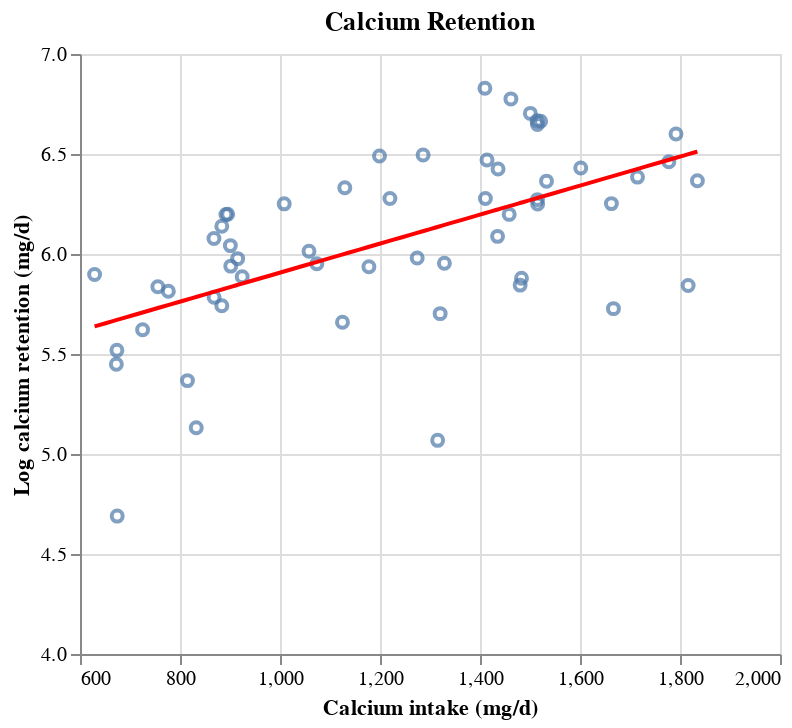

Write notebook code for a chart like this one.
### Markdown cell above
## The log transformation
One of the most important transformations is the **log transformation**, that is often used to reduce skewness of a variable.  For more information, see [Log-transformation and its implications for data analysis (2014)](https://www.ncbi.nlm.nih.gov/pmc/articles/PMC4120293/).

### Example 2.13 Calcium retention with logarithms

### Code cell
(ips:plot
 (vega:defplot calcium-retention-linear-fit
   `(:title "Calcium Retention"
     :data (:values ,calcium-retention)
     :width 350
     :layer #((:mark :point
               :encoding (:x (:field :caintake  :type "quantitative" :title "Calcium intake (mg/d)" :scale (domain #(600 2000)))
                          :y (:field :logret :type "quantitative" :title "Log calcium retention (mg/d)" :scale (domain #(4 7)))))
              ,(sctplt:fit-line calcium-retention:caintake calcium-retention:logret)))))

### Figure 1 — Vega-Lite specification as saved in the notebook (floating-point values rounded to 4 significant figures)
{"$schema": "https://vega.github.io/schema/vega-lite/v5.json", "data": {"values": [{"caintake": 1835.0, "caretention": 581.7, "logret": 6.366}, {"caintake": 1816.0, "caretention": 344.6, "logret": 5.842}, {"caintake": 1792, "caretention": 735.1, "logret": 6.6}, {"caintake": 1778.0, "caretention": 640, "logret": 6.461}, {"caintake": 1715, "caretention": 592.6, "logret": 6.385}, {"caintake": 1667.0, "caretention": 307, "logret": 5.727}, {"caintake": 1663.0, "caretention": 519, "logret": 6.252}, {"caintake": 1602.0, "caretention": 620, "logret": 6.43}, {"caintake": 1533, "caretention": 580.7, "logret": 6.364}, {"caintake": 1521.0, "caretention": 783.7, "logret": 6.664}, {"caintake": 1515.0, "caretention": 518, "logret": 6.25}, {"caintake": 1515.0, "caretention": 529.5, "logret": 6.272}, {"caintake": 1515.0, "caretention": 770.6, "logret": 6.647}, {"caintake": 1514, "caretention": 785.2, "logret": 6.666}, {"caintake": 1501.0, "caretention": 814.9, "logret": 6.703}, {"caintake": 1483, "caretention": 357.5, "logret": 5.879}, {"caintake": 1480.0, "caretention": 345.3, "logret": 5.844}, {"caintake": 1462.0, "caretention": 876.1, "logret": 6.775}, {"caintake": 1458.0, "caretention": 491.8, "logret": 6.198}, {"caintake": 1436.0, "caretention": 617, "logret": 6.425}, {"caintake": 1435.0, "caretention": 440.6, "logret": 6.088}, {"caintake": 1414, "caretention": 645.7, "logret": 6.47}, {"caintake": 1411.0, "caretention": 532.4, "logret": 6.277}, {"caintake": 1410.0, "caretention": 924.1, "logret": 6.829}, {"caintake": 1329.0, "caretention": 385.1, "logret": 5.954}, {"caintake": 1320.0, "caretention": 299.4, "logret": 5.702}, {"caintake": 1315.0, "caretention": 158.9, "logret": 5.068}, {"caintake": 1286.0, "caretention": 661.8, "logret": 6.495}, {"caintake": 1274.0, "caretention": 395.5, "logret": 5.98}, {"caintake": 1220.0, "caretention": 532.6, "logret": 6.278}, {"caintake": 1199, "caretention": 658.6, "logret": 6.49}, {"caintake": 1178.0, "caretention": 378.4, "logret": 5.936}, {"caintake": 1130.0, "caretention": 561.9, "logret": 6.331}, {"caintake": 1125.0, "caretention": 286.7, "logret": 5.658}, {"caintake": 1074.0, "caretention": 384.2, "logret": 5.951}, {"caintake": 1058, "caretention": 408.9, "logret": 6.013}, {"caintake": 1008.0, "caretention": 518.4, "logret": 6.251}, {"caintake": 924.4, "caretention": 360.2, "logret": 5.887}, {"caintake": 915.3, "caretention": 394.2, "logret": 5.977}, {"caintake": 901.5, "caretention": 379.7, "logret": 5.939}, {"caintake": 900.7, "caretention": 420.7, "logret": 6.042}, {"caintake": 895.4, "caretention": 492, "logret": 6.198}, {"caintake": 891.8, "caretention": 491.4, "logret": 6.197}, {"caintake": 883.6, "caretention": 311.4, "logret": 5.741}, {"caintake": 883.6, "caretention": 463.4, "logret": 6.139}, {"caintake": 868.2, "caretention": 325, "logret": 5.784}, {"caintake": 867.9, "caretention": 435.9, "logret": 6.077}, {"caintake": 832.5, "caretention": 169.3, "logret": 5.132}, {"caintake": 814.9, "caretention": 214.2, "logret": 5.367}, {"caintake": 776.7, "caretention": 334.8, "logret": 5.814}, {"caintake": 755.7, "caretention": 342.6, "logret": 5.837}, {"caintake": 725.2, "caretention": 276.2, "logret": 5.621}, {"caintake": 674.4, "caretention": 108.8, "logret": 4.69}, {"caintake": 673.8, "caretention": 249.2, "logret": 5.518}, {"caintake": 672.7, "caretention": 232.4, "logret": 5.448}, {"caintake": 629.2, "caretention": 364.1, "logret": 5.897}]}, "layer": [{"encoding": {"x": {"field": "caintake", "scale": {"domain": [600, 2000]}, "title": "Calcium intake (mg/d)", "type": "quantitative"}, "y": {"field": "logret", "scale": {"domain": [4, 7]}, "title": "Log calcium retention (mg/d)", "type": "quantitative"}}, "mark": "point"}, {"data": {"values": [{"x": 1835.0, "y": 6.512}, {"x": 1816.0, "y": 6.499}, {"x": 1792, "y": 6.481}, {"x": 1778.0, "y": 6.471}, {"x": 1715, "y": 6.425}, {"x": 1667.0, "y": 6.39}, {"x": 1663.0, "y": 6.387}, {"x": 1602.0, "y": 6.343}, {"x": 1533, "y": 6.293}, {"x": 1521.0, "y": 6.285}, {"x": 1515.0, "y": 6.28}, {"x": 1515.0, "y": 6.28}, {"x": 1515.0, "y": 6.28}, {"x": 1514, "y": 6.28}, {"x": 1501.0, "y": 6.27}, {"x": 1483, "y": 6.257}, {"x": 1480.0, "y": 6.255}, {"x": 1462.0, "y": 6.242}, {"x": 1458.0, "y": 6.239}, {"x": 1436.0, "y": 6.223}, {"x": 1435.0, "y": 6.222}, {"x": 1414, "y": 6.207}, {"x": 1411.0, "y": 6.205}, {"x": 1410.0, "y": 6.204}, {"x": 1329.0, "y": 6.145}, {"x": 1320.0, "y": 6.139}, {"x": 1315.0, "y": 6.135}, {"x": 1286.0, "y": 6.114}, {"x": 1274.0, "y": 6.106}, {"x": 1220.0, "y": 6.066}, {"x": 1199, "y": 6.051}, {"x": 1178.0, "y": 6.036}, {"x": 1130.0, "y": 6.001}, {"x": 1125.0, "y": 5.997}, {"x": 1074.0, "y": 5.96}, {"x": 1058, "y": 5.949}, {"x": 1008.0, "y": 5.913}, {"x": 924.4, "y": 5.852}, {"x": 915.3, "y": 5.845}, {"x": 901.5, "y": 5.835}, {"x": 900.7, "y": 5.835}, {"x": 895.4, "y": 5.831}, {"x": 891.8, "y": 5.828}, {"x": 883.6, "y": 5.822}, {"x": 883.6, "y": 5.822}, {"x": 868.2, "y": 5.811}, {"x": 867.9, "y": 5.811}, {"x": 832.5, "y": 5.785}, {"x": 814.9, "y": 5.773}, {"x": 776.7, "y": 5.745}, {"x": 755.7, "y": 5.73}, {"x": 725.2, "y": 5.708}, {"x": 674.4, "y": 5.671}, {"x": 673.8, "y": 5.67}, {"x": 672.7, "y": 5.67}, {"x": 629.2, "y": 5.638}]}, "encoding": {"x": {"field": "x", "type": "quantitative"}, "y": {"field": "y", "type": "quantitative"}}, "mark": {"color": "red", "interpolate": "basis", "type": "line"}}], "title": "Calcium Retention", "width": 350}
